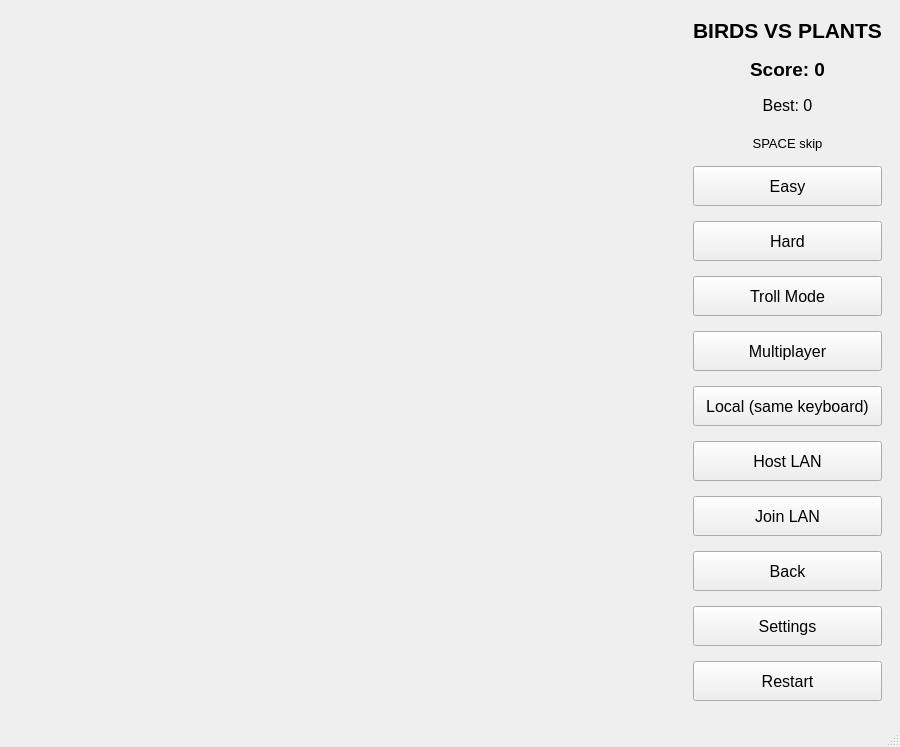
<?xml version="1.0" encoding="UTF-8"?>
<ui version="4.0">
 <class>MainWindow</class>
 <widget class="QMainWindow" name="MainWindow">
  <property name="geometry">
   <rect>
    <x>0</x>
    <y>0</y>
    <width>900</width>
    <height>747</height>
   </rect>
  </property>
  <property name="windowTitle">
   <string>Birds vs Plants</string>
  </property>
  <widget class="QWidget" name="centralwidget">
   <layout class="QHBoxLayout" name="mainLayout">
    <item>
     <widget class="my_label" name="frame">
      <property name="sizePolicy">
       <sizepolicy hsizetype="Expanding" vsizetype="Expanding">
        <horstretch>1</horstretch>
        <verstretch>0</verstretch>
       </sizepolicy>
      </property>
      <property name="minimumSize">
       <size>
        <width>0</width>
        <height>0</height>
       </size>
      </property>
      <property name="text">
       <string/>
      </property>
      <property name="alignment">
       <set>Qt::AlignmentFlag::AlignCenter</set>
      </property>
     </widget>
    </item>
    <item>
     <widget class="QScrollArea" name="sideScrollArea">
      <property name="minimumSize">
       <size>
        <width>130</width>
        <height>0</height>
       </size>
      </property>
      <property name="frameShape">
       <enum>QFrame::Shape::NoFrame</enum>
      </property>
      <property name="verticalScrollBarPolicy">
       <enum>Qt::ScrollBarPolicy::ScrollBarAsNeeded</enum>
      </property>
      <property name="horizontalScrollBarPolicy">
       <enum>Qt::ScrollBarPolicy::ScrollBarAlwaysOff</enum>
      </property>
      <property name="widgetResizable">
       <bool>true</bool>
      </property>
      <widget class="QWidget" name="sideContent">
       <property name="geometry">
        <rect>
         <x>0</x>
         <y>0</y>
         <width>251</width>
         <height>763</height>
        </rect>
       </property>
       <layout class="QVBoxLayout" name="sidePanel">
        <property name="spacing">
         <number>15</number>
        </property>
        <item>
         <widget class="QLabel" name="titleLabel">
          <property name="font">
           <font>
            <pointsize>16</pointsize>
            <bold>true</bold>
           </font>
          </property>
          <property name="text">
           <string>BIRDS VS PLANTS</string>
          </property>
          <property name="alignment">
           <set>Qt::AlignmentFlag::AlignCenter</set>
          </property>
         </widget>
        </item>
        <item>
         <widget class="QLabel" name="scoreLabel">
          <property name="font">
           <font>
            <pointsize>14</pointsize>
            <bold>true</bold>
           </font>
          </property>
          <property name="text">
           <string>Score: 0</string>
          </property>
          <property name="alignment">
           <set>Qt::AlignmentFlag::AlignCenter</set>
          </property>
         </widget>
        </item>
        <item>
         <widget class="QLabel" name="highScoreLabel">
          <property name="font">
           <font>
            <pointsize>12</pointsize>
           </font>
          </property>
          <property name="text">
           <string>Best: 0</string>
          </property>
          <property name="alignment">
           <set>Qt::AlignmentFlag::AlignCenter</set>
          </property>
         </widget>
        </item>
        <item>
         <spacer name="verticalSpacer">
          <property name="orientation">
           <enum>Qt::Orientation::Vertical</enum>
          </property>
          <property name="sizeHint" stdset="0">
           <size>
            <width>0</width>
            <height>0</height>
           </size>
          </property>
         </spacer>
        </item>
        <item>
         <widget class="QLabel" name="statusLabel">
          <property name="font">
           <font>
            <pointsize>10</pointsize>
           </font>
          </property>
          <property name="text">
           <string>SPACE skip</string>
          </property>
          <property name="alignment">
           <set>Qt::AlignmentFlag::AlignCenter</set>
          </property>
          <property name="wordWrap">
           <bool>true</bool>
          </property>
         </widget>
        </item>
        <item>
         <widget class="QPushButton" name="easyButton">
          <property name="minimumSize">
           <size>
            <width>120</width>
            <height>40</height>
           </size>
          </property>
          <property name="font">
           <font>
            <pointsize>12</pointsize>
           </font>
          </property>
          <property name="text">
           <string>Easy</string>
          </property>
         </widget>
        </item>
        <item>
         <widget class="QPushButton" name="hardButton">
          <property name="minimumSize">
           <size>
            <width>120</width>
            <height>40</height>
           </size>
          </property>
          <property name="font">
           <font>
            <pointsize>12</pointsize>
           </font>
          </property>
          <property name="text">
           <string>Hard</string>
          </property>
         </widget>
        </item>
        <item>
         <widget class="QPushButton" name="trollButton">
          <property name="minimumSize">
           <size>
            <width>120</width>
            <height>40</height>
           </size>
          </property>
          <property name="font">
           <font>
            <pointsize>12</pointsize>
           </font>
          </property>
          <property name="text">
           <string>Troll Mode</string>
          </property>
         </widget>
        </item>
        <item>
         <widget class="QPushButton" name="multiplayerButton">
          <property name="minimumSize">
           <size>
            <width>120</width>
            <height>40</height>
           </size>
          </property>
          <property name="font">
           <font>
            <pointsize>12</pointsize>
           </font>
          </property>
          <property name="text">
           <string>Multiplayer</string>
          </property>
         </widget>
        </item>
        <item>
         <widget class="QPushButton" name="localMultiplayerButton">
          <property name="minimumSize">
           <size>
            <width>120</width>
            <height>40</height>
           </size>
          </property>
          <property name="font">
           <font>
            <pointsize>12</pointsize>
           </font>
          </property>
          <property name="text">
           <string>Local (same keyboard)</string>
          </property>
         </widget>
        </item>
        <item>
         <widget class="QPushButton" name="hostLanButton">
          <property name="minimumSize">
           <size>
            <width>120</width>
            <height>40</height>
           </size>
          </property>
          <property name="font">
           <font>
            <pointsize>12</pointsize>
           </font>
          </property>
          <property name="text">
           <string>Host LAN</string>
          </property>
         </widget>
        </item>
        <item>
         <widget class="QPushButton" name="joinLanButton">
          <property name="minimumSize">
           <size>
            <width>120</width>
            <height>40</height>
           </size>
          </property>
          <property name="font">
           <font>
            <pointsize>12</pointsize>
           </font>
          </property>
          <property name="text">
           <string>Join LAN</string>
          </property>
         </widget>
        </item>
        <item>
         <widget class="QPushButton" name="multiplayerBackButton">
          <property name="minimumSize">
           <size>
            <width>120</width>
            <height>40</height>
           </size>
          </property>
          <property name="font">
           <font>
            <pointsize>12</pointsize>
           </font>
          </property>
          <property name="text">
           <string>Back</string>
          </property>
         </widget>
        </item>
        <item>
         <widget class="QPushButton" name="settingsButton">
          <property name="minimumSize">
           <size>
            <width>120</width>
            <height>40</height>
           </size>
          </property>
          <property name="font">
           <font>
            <pointsize>12</pointsize>
           </font>
          </property>
          <property name="text">
           <string>Settings</string>
          </property>
         </widget>
        </item>
        <item>
         <widget class="QPushButton" name="restartButton">
          <property name="minimumSize">
           <size>
            <width>120</width>
            <height>40</height>
           </size>
          </property>
          <property name="font">
           <font>
            <pointsize>12</pointsize>
           </font>
          </property>
          <property name="text">
           <string>Restart</string>
          </property>
         </widget>
        </item>
        <item>
         <spacer name="verticalSpacer2">
          <property name="orientation">
           <enum>Qt::Orientation::Vertical</enum>
          </property>
          <property name="sizeHint" stdset="0">
           <size>
            <width>0</width>
            <height>0</height>
           </size>
          </property>
         </spacer>
        </item>
       </layout>
      </widget>
     </widget>
    </item>
   </layout>
  </widget>
  <widget class="QStatusBar" name="statusbar"/>
 </widget>
 <customwidgets>
  <customwidget>
   <class>my_label</class>
   <extends>QLabel</extends>
   <header location="global">my_label.h</header>
  </customwidget>
 </customwidgets>
 <resources/>
 <connections/>
</ui>
